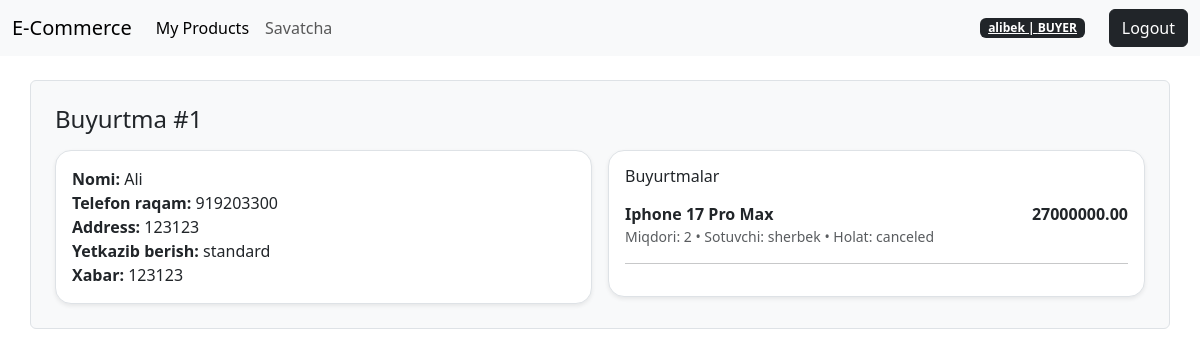
Screenshot of /my-orders/1/ (signed in) with the database file from the repository.
### accounts/models.py (models this page shows, shortened)
class User(AbstractUser):
      class Role(models.TextChoices):
         BUYER = "BUYER", "Buyer"
         SELLER = "SELLER", "Seller"
      role = models.CharField(
         max_length=10,
         choices=Role.choices,
         default=Role.BUYER
      )
      image = models.ImageField(upload_to="avatars/", blank=True, null=True)
      phone = models.CharField(max_length=30, blank=True, null=True, help_text="+998919998877")
      address = models.CharField(max_length=255, blank=True, null=True)

### orders/models.py (models this page shows, shortened)
class Order(models.Model):
    user = models.ForeignKey(
        settings.AUTH_USER_MODEL,
        on_delete=models.CASCADE,
        related_name="orders"
    )
    full_name = models.CharField(max_length=120)
    phone = models.CharField(max_length=30)
    address = models.TextField()
    delivery_method = models.CharField(max_length=50, default="standard")
    note = models.TextField(blank=True)
    created_at = models.DateTimeField(auto_now_add=True)

class OrderItem(models.Model):
    STATUS_NEW = "new"  # yangi buyurtma
    STATUS_PROCESSING = "processing"  # tayyorlanmoqda
    STATUS_DELIVERED = "delivered"  # yetkazildi
    STATUS_CANCELED = "canceled"  # bekor qilindi
    STATUS_CHOICES = [
        (STATUS_NEW, "New"),
        (STATUS_PROCESSING, "Processing"),
        (STATUS_DELIVERED, "Delivered"),
        (STATUS_CANCELED, "Canceled"),
    ]
    order = models.ForeignKey(
        Order, on_delete=models.CASCADE, related_name="items")
    status = models.CharField(max_length=20, choices=STATUS_CHOICES, default=STATUS_NEW)  # order holati
    product = models.ForeignKey(Product,
       on_delete=models.PROTECT,  # order bo‘lsa product o‘chib ketmasin (tarix saqlansin)
       related_name="order_items")
    seller = models.ForeignKey(  # buyurtma qaysi sotuvchiga borishini ajratish uchun
        settings.AUTH_USER_MODEL,
        on_delete=models.PROTECT,
        related_name="sold_items")
    qty = models.PositiveIntegerField(default=1)  # soni
    unit_price = models.DecimalField(max_digits=12, decimal_places=2, default=Decimal("0.00"))  # bitta narx

### catalog/models.py (models this page shows, shortened)
class Product(models.Model):
    seller = models.ForeignKey(
       settings.AUTH_USER_MODEL,
       on_delete=models.CASCADE,
       related_name="products"
    )
    category = models.ForeignKey(
       Category,
        on_delete=models.SET_NULL,
        null=True,
        blank=True,
        related_name="products"
    )
    name = models.CharField(max_length=200)
    slug = models.SlugField(max_length=220, unique=True)
    price = models.DecimalField(max_digits=12, decimal_places=2)
    short_description = models.CharField(max_length=255, blank=True)
    description = models.TextField()
    stock = models.PositiveIntegerField(default=0)
    is_active = models.BooleanField(default=True)
    main_image = models.ImageField(upload_to="products/main/", blank=True, null=True)
    created_at = models.DateTimeField(auto_now_add=True)

### orders/views.py (the view)
# urls.py: path("my-orders/<int:pk>/", views.OrderDetailView.as_view(), name="order_detail"),  # detail
class OrderDetailView(LoginRequiredMixin, DetailView):
    model = Order
    template_name = "orders/order_detail.html"
    context_object_name = "order"
    def get_queryset(self):
        return Order.objects.filter(user=self.request.user)  # boshqa user orderini ocholmaydi

### templates/orders/order_detail.html (shortened to what this page needs)
{% extends "base.html" %}
{% block content %}
<h1 class="h4 mb-3">Buyurtma #{{ order.id }}</h1>
<div class="row g-3">
<div class="col-lg-6">
  <div class="card shadow-sm border rounded-4">
    <div class="card-body">
      <div><strong>Nomi:</strong> {{ order.full_name }}</div>
      <div><strong>Telefon raqam:</strong> {{ order.phone }}</div>
      <div><strong>Address:</strong> {{ order.address }}</div>
      <div><strong>Yetkazib berish:</strong> {{ order.delivery_method }}</div>
      {% if order.note %}<div><strong>Xabar:</strong> {{ order.note }}</div>{% endif %}</div></div></div>
<div class="col-lg-6">
  <div class="card shadow-sm border rounded-4">
    <div class="card-body">
      <h2 class="h6 mb-3">Buyurtmalar</h2>
      {% for item in order.items.all %}
        <div class="d-flex justify-content-between"><div>
            <div class="fw-semibold">{{ item.product.name }}</div>
            <div class="text-muted small">Miqdori: {{ item.qty }} • Sotuvchi: {{ item.seller.username }} • Holat: {{ item.status }}</div></div>
          <div class="fw-semibold">{{ item.unit_price }}</div></div><hr>
      {% endfor %}
    </div></div> </div></div>
{% endblock %}

### templates/includes/navbar.html (shortened to what this page needs)
<nav class="navbar navbar-expand-lg bg-body-tertiary">
  <div class="container-fluid">
    <a class="navbar-brand" href="{% url 'home' %}">E-Commerce</a>
    <div class="collapse navbar-collapse" id="navbarSupportedContent">
      <ul class="navbar-nav me-auto mb-2 mb-lg-0">
        <li class="nav-item">
           {% if request.user.is_authenticated %}
          <a class="nav-link active" aria-current="page" href="{% url 'seller_products' %}">
          My Products
          </a>
{% endif %}
        </li>
        <li class="nav-item">
           {% if request.user.is_authenticated %}
              <a class="nav-link" href="{% url 'cart_detail' %}">Savatcha</a>
            {% endif %}
        </li>
      </ul>
     <div>
           {% if request.user.is_authenticated %}
               <div class="d-flex align-items-center ">
                <a href="{% url 'profile' %}" class="badge text-bg-dark mx-4">{{ request.user.username }} | <u>{{ user.role}}</u></a>
               <form method="post" action="{% url 'logout' %}">
                   <button class="btn btn-dark" type="submit">Logout</button>
               </form>
               </div>
           {% else %}
               <a class="btn btn-outline-secondary mx-4" href="{% url 'login' %}">Login</a>
               <a class="btn btn-secondary" href="{% url 'signup' %}">Register</a>
           {% endif %}
       </div>
    </div>
  </div>
</nav>

### rows the page displays
User: user.username "alibek", role "BUYER"
Order: id "1", full_name "Ali", phone "919203300", address "123123", delivery_method "standard", note "123123"
OrderItem: product.name "Iphone 17 Pro Max", qty "2", seller.username "sherbek", status "canceled", unit_price "27000000.00"
